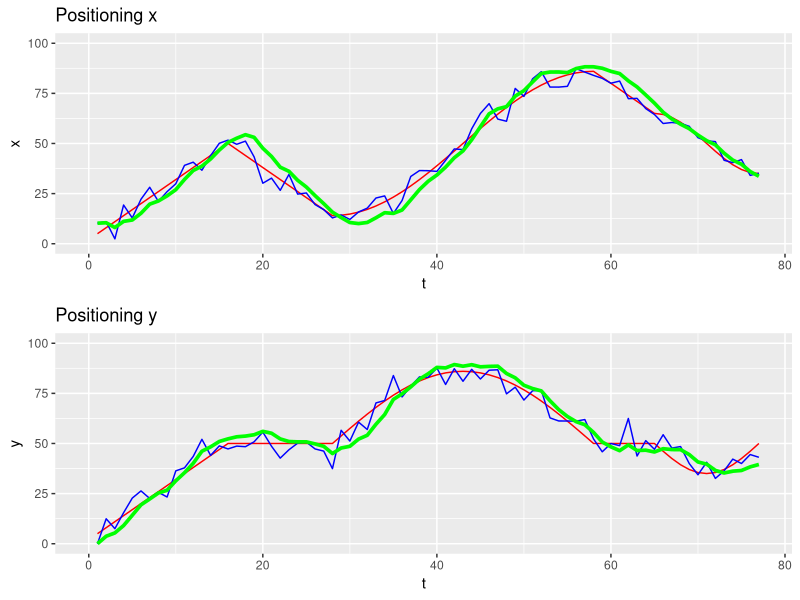
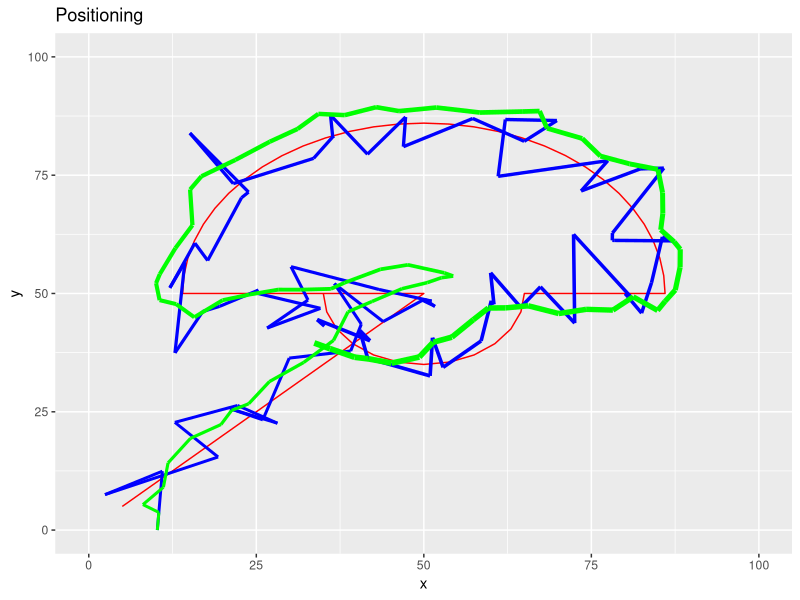

Generate these figures, in order, with R:
library(combinat)
library(ggplot2)
library(gridExtra)

#############
# Functions #
#############

APcrossings <- function(N_AP) {   # make the appropriate crossings
  # First N_AP crossings
  APs.cross = sapply(2:N_AP, function(x){
    c(1,x)
  })
  APs.cross = t(APs.cross)
  
  # Creating rest of the crossings
  for (i in 2:(N_AP-1))
    for (j in (i+1):N_AP)
      APs.cross = rbind(APs.cross, c(i,j))
  return (APs.cross)
}

globalAngle <- function(APs, mobile) {   # calculate global angles
  sapply(1:nrow(APs), function(i){
    deltay = mobile$y-APs$y[i]
    deltax = mobile$x-APs$x[i]  
    global_angle = atan(deltax/deltay)*180/pi
    if (deltay < 0)
      global_angle = 180 + global_angle
    if (deltay > 0 & deltax < 0)
      global_angle = 360 + global_angle
    global_angle
  })
}

localAngle <- function(APs) {   # calculate local angles
  sapply(1:nrow(APs), function(i){
    angle = APs$direction[i] - APs$global.angle[i]
    if (angle > 180)
      angle = angle - 360
    if (angle < -180)
      angle = angle + 360
    angle
  })
}

nonSat <- function(APs, APs.cross) {   # remove sasturated APs
  # Remove saturations 
  APs.cross.sat = which(APs$mobile.sat)
  # Remove saturations 
  APs.cross.sat = which(APs$mobile.sat)
  if (length(APs.cross.sat) > 0)
    APs.cross.nonsat = subset(APs.cross, (APs.cross[,1] != APs.cross.sat & APs.cross[,2] != APs.cross.sat))
  else 
    APs.cross.nonsat = APs.cross
  return (APs.cross.nonsat)
}

createCrossings <- function(APs, APs.cross) {   # find crossings
  APs.cross.points = data.frame( x = rep(1,nrow(APs.cross)), y = rep(1,nrow(APs.cross)))
  APs.cross.points$x = sapply(1:nrow(APs.cross), function(i){
    (APs$y.intercept[APs.cross[i, 2]] - APs$y.intercept[APs.cross[i, 1]])/
      (APs$predicted.slope[APs.cross[i, 1]] - APs$predicted.slope[APs.cross[i, 2]])
  })
  
  APs.cross.points$y = sapply(1:nrow(APs.cross), function(i){
    APs$predicted.slope[APs.cross[i, 1]]*(APs$y.intercept[APs.cross[i, 2]] - APs$y.intercept[APs.cross[i, 1]])/
      (APs$predicted.slope[APs.cross[i, 1]] - APs$predicted.slope[APs.cross[i, 2]]) + APs$y.intercept[APs.cross[i, 1]]
  })
  return (APs.cross.points)
}

euc <- function(point1, point2) {   # calculate euclidian distance
  distance = sqrt((point1[1] - point2[1])^2 + (point1[2] - point2[2])^2)
  return(distance)
}

CrossingsCluster <- function(APs.cross) {   # find crossings
  # predict location based on weighted average based on total SD
  position.predict.x = weighted.mean(APs.cross$x, APs.cross$weights)
  position.predict.y = weighted.mean(APs.cross$y, APs.cross$weights)
  
  dists = sqrt((APs.cross$x - position.predict.x)^2 + (APs.cross$y - position.predict.y)^2)
  mean_distance =  mean(dists)
  
  if (nrow(subset(APs.cross, dists < mean_distance * N_dists)) > 0)
    APs.cross = subset(APs.cross, dists < mean_distance * N_dists)
  position.predict.x = weighted.mean(APs.cross$x, APs.cross$weights)
  position.predict.y = weighted.mean(APs.cross$y, APs.cross$weights)
  
  # returns the meausurement
  return (c(position.predict.x, position.predict.y))
}


removeOutside <- function(position.predict) {   # remove samples from outside
  if (position.predict[1] < 0)
    position.predict[1] = 0
  if (position.predict[1] > x_max)
    position.predict[1] = x_max
  if (position.predict[2] < 0)
    position.predict[2] = 0
  if (position.predict[2] > y_max)
    position.predict[2] = y_max
  position.predict
}

SDcalc_v2 <- function(SD1, SD2, angle) {   # calculate maximum SD
  # Calculate SDmax
  SDmax = sapply(1:length(SD1), function(i){
    # Calculate SD(angle)
    sigma.angle = sapply(seq(0,180,5), function(x){
      sigmai = 1 / (abs(cos(x * pi / 180) / SD1[i]) + 
                      abs(cos((x + angle[i]) * pi / 180) / SD2[i]))
    })
    max(sigma.angle)
  })
  return(SDmax)
}

SDcalc_v2.1 <- function(SD1, SD2, angle) {   # calculate maximum SD
  # Calculate SD total
  # Calculate SDmax
  angle_scan = seq(0,180,5)
  # Calculate SD(angle) max
  max_SD_angle = sapply(1:length(angle), function(i){
    angle_max = which.max(1 / (abs(cos(angle_scan * pi / 180) / SD1[i]) + 
                                 abs(cos((angle_scan + angle[i]) * pi / 180) / SD2[i])))
    angle_max
  })
  SDtot = sqrt((1 / (abs(cos(max_SD_angle * pi / 180) / SD1) + abs(cos((max_SD_angle + angle) * pi / 180) / SD2)))^2 +
                 (1 / (abs(cos((max_SD_angle + 90) * pi / 180) / SD1) + abs(cos(((max_SD_angle + 90) + angle) * pi / 180) / SD2)))^2)
  return(SDtot)
}

#############
# Constants #
#############

# Grid dimesions in meters, resolution of 1 meter
x_max = 100
y_max = 100

# Minimum distance
r_sat = 10

# standard error in degrees
Standard.error = 4

# Resolution of samples
res = 10

# Placing and directing APs, direction is the AP main direction. phi = 0 -> y+, phi = 90 -> x+. like a compass
AP1 = data.frame(x = -1, y = -1, direction = 45)
AP2 = data.frame(x = -1, y = 101, direction = 135)
AP3 = data.frame(x = 101, y = 101, direction = 225)
AP4 = data.frame(x = 101, y = -1, direction = 315)
APs = rbind(AP1, AP2, AP3, AP4)
rm(AP1, AP2, AP3, AP4)

# number of repeats
N = 20

# angle limits
min_angle = -65
max_angle = 65

# remove far measurements
N_dists = 2

# exponentual smoothing, alpha index
alpha = 0.3
trend = 0.2

###################################
# Simulate mobile-station's track #
###################################

# straight line (5,5) -> (50, 50)
duration1 = 16
track1= data.frame(rep(0,duration1))
track1$x = sapply(1:duration1, function(x){
  (5 + 3*(x-1))
})
track1$y = sapply(1:duration1, function(x){
  (5 + 3*(x-1))
})
track1$rep.0..duration1. = NULL

# straight line (50, 50) -> (14, 50)
duration2 = 12
track2= data.frame(rep(0,duration2))
track2$x = sapply(1:duration2, function(x){
  (50 - 3*x)
})
track2$y = sapply(1:duration2, function(x){
  50
})
track2$rep.0..duration2. = NULL

# half circle clockwise (14, 50) -> (86, 50)
duration3 = 30
track3= data.frame(rep(0,duration3))
track3$x = sapply(1:duration3, function(x){
  (50 - 36*cos(pi*x/duration3))
})
track3$y = sapply(1:duration3, function(x){
  (50 + 36*sin(pi*x/duration3))
})
track3$rep.0..duration3. = NULL

# straight line (86, 50) -> (65, 50)
duration4 = 7
track4= data.frame(rep(0,duration4))
track4$x = sapply(1:duration4, function(x){
  (86 - 3*x)
})
track4$y = sapply(1:duration4, function(x){
  50
})
track4$rep.0..duration4. = NULL

# half circle clockwise (65, 50) -> (35, 50)
duration5 = 12
track5= data.frame(rep(0,duration5))
track5$x = sapply(1:duration5, function(x){
  (50 + 15*cos(pi*x/duration5))
})
track5$y = sapply(1:duration5, function(x){
  (50 - 15*sin(pi*x/duration5))
})
track5$rep.0..duration5. = NULL

track = rbind(track1, track2, track3, track4, track5)

duration = duration1 + duration2 + duration3 + duration4 + duration5

####################
# Start simulation #
####################

# creating crossings list
N_AP = nrow(APs)
APs.cross = APcrossings(N_AP)

# Use raw positioning
track_position = sapply(1:duration, function(i) {
  # mobile
  mobile = data.frame(x = track$x[i], y = track$y[i])
  
  # calculate distance
  APs$mobile.dist = sqrt((mobile$x - APs$x) ^ 2 + (mobile$y - APs$y) ^
                           2)
  
  # decides if in saturated
  APs$mobile.sat = APs$mobile.dist <= r_sat
  
  # Creating global angle matrix for APs
  APs$global.angle = globalAngle(APs, mobile)
  
  # Creating local angle matrix for APs
  APs$local.angle = localAngle(APs)
  
  # Simulating APs local angle by normal distribution
  # if the angle is out of -65 to 65 degress, it gives radom angle
  APs$predicted.local.angle = sapply(1:nrow(APs), function(i) {
    if (APs$local.angle[i] > min_angle & APs$local.angle[i] < max_angle)
      rnorm(1, APs$local.angle[i], Standard.error)
    else
      runif(1, min_angle, max_angle)
  })
  
  # Converting to globally predicted angle
  APs$predicted.global.angle = APs$direction - APs$predicted.local.angle
  
  # Converting globally predicted angle to a slope
  # Need to build a special case for 0,180 degrees angle... x = x_ap
  APs$predicted.slope = sapply(1:nrow(APs), function(i) {
    (1 / tan(APs$predicted.global.angle[i] / 180 * pi))
  })
  
  # lines intercept
  APs$y.intercept = APs$y - APs$predicted.slope * (APs$x)
  
  # Checking saturation
  APs.cross.nonsat = nonSat(APs, APs.cross)
  
  # Calculating cross-section
  APs.cross.points = createCrossings(APs, APs.cross.nonsat)
  
  # Calculate distance between APs and cross point
  APs.cross.points$AP1 = APs.cross.nonsat[,1]
  APs.cross.points$AP2 = APs.cross.nonsat[,2]
  # Find distance between the estimated intersection to the APs
  APs.cross.points$r1 = sapply(1:nrow(APs.cross.points), function(i) {
    euc(c(APs$x[APs.cross[i,1]], APs$y[APs.cross[i,1]]), c(APs.cross.points$x[i], APs.cross.points$y[i]))
  })
  APs.cross.points$r2 = sapply(1:nrow(APs.cross.points), function(i) {
    euc(c(APs$x[APs.cross[i,2]], APs$y[APs.cross[i,2]]), c(APs.cross.points$x[i], APs.cross.points$y[i]))
  })
  # Find angle between the estimated intersection to the APs
  APs.cross.points$Angle1 = sapply(1:nrow(APs.cross.points), function(i) {
    APs$predicted.global.angle[APs.cross.points$AP1[i]]
  })
  APs.cross.points$Angle2 = sapply(1:nrow(APs.cross.points), function(i) {
    APs$predicted.global.angle[APs.cross.points$AP2[i]]
  })
  
  # Find the SD for each AP
  APs.cross.points$SD1 = APs.cross.points$r1 * sin(Standard.error * pi / 180)
  APs.cross.points$SD2 = APs.cross.points$r2 * sin(Standard.error * pi / 180)
  
  APs.cross.points$AngleDif = sapply(1:nrow(APs.cross.points), function(i) {
    angle1 = APs.cross.points$Angle1[i]
    angle2 = APs.cross.points$Angle2[i]
    if (angle1 > 180)
      angle1 = angle1 - 180
    if (angle2 > 180)
      angle2 = angle2 - 180
    min(abs(angle1 - angle2), abs(180 - abs(angle1 - angle2)))
  })
  
  # Calculate total SD
  APs.cross.points$SDmax = SDcalc_v2(APs.cross.points$SD1, APs.cross.points$SD2, APs.cross.points$AngleDif)
  
  # Calculate weights
  APs.cross.points$weights = 1 / APs.cross.points$SDmax
  
  # Remove really bad crossings
  APs.cross.points = subset(APs.cross.points, APs.cross.points$x > -x_max/2 & APs.cross.points$x < 3*x_max/2)
  APs.cross.points = subset(APs.cross.points, APs.cross.points$y > -y_max/2 & APs.cross.points$y < 3*y_max/2)
  
  # cluster technique
  position.predict = CrossingsCluster(APs.cross.points)
  
  if (is.nan(position.predict[1])) {
    print(position.predict)
    print(APs.cross.points)
    print(mobile)
  }
  
  position.predict = removeOutside(position.predict)
  c(position.predict)
})
track_position = as.data.frame(t(track_position))
colnames(track_position) = c("x", "y")

# applying exponential smoothing
exp_pos = data.frame(Lx = rep(0, duration), Ly = rep(0, duration), Tx = rep(0, duration), Ty = rep(0, duration))

# Get the aproximated position
exp_pos$Lx[1] = track_position$x[1]
exp_pos$Ly[1] = track_position$y[1]

# Get the aproximated trend
exp_pos$Tx = 0
exp_pos$Ty = 0

for (i in seq(2,duration)){
  exp_pos$Lx[i] = (1 - alpha) * (exp_pos$Lx[i-1] + exp_pos$Tx[i-1]) + alpha * track_position$x[i]
  exp_pos$Tx[i] = trend * (exp_pos$Lx[i] - exp_pos$Lx[i-1]) + (1 - trend) * exp_pos$Tx[i-1]
  
  exp_pos$Ly[i] = (1 - alpha) * (exp_pos$Ly[i-1] + exp_pos$Ty[i-1]) + alpha * track_position$y[i]
  exp_pos$Ty[i] = trend * (exp_pos$Ly[i] - exp_pos$Ly[i-1]) + (1 - trend) * exp_pos$Ty[i-1]
}

exp_SSE = sum((exp_pos$Lx-track$x)^2+(exp_pos$Ly-track$y)^2)
RSME = sqrt(exp_SSE/nrow(exp_pos))

# Plot
mobilex = data.frame(t = seq(duration))
mobilex$truex = track$x
mobilex$posx = track_position$x
mobilex$expx = exp_pos$Lx

mobiley = data.frame(t = seq(duration))
mobiley$truey = track$y
mobiley$posy = track_position$y
mobiley$expy = exp_pos$Ly

# split data to x and y
p1 = 
  ggplot(mobilex, aes(x = t)) +
  geom_line(aes(y = truex), colour="red") +
  geom_line(aes(y = posx), colour="blue") +
  geom_line(aes(y = expx), colour="green", size = 1.25) +
  scale_x_continuous(limits=c(0, duration)) +
  scale_y_continuous(limits=c(0, x_max)) +
  xlab("t") + ylab("x") + ggtitle("Positioning x")

p2 = 
  ggplot(mobiley, aes(x = t)) +
  geom_line(aes(y = truey), colour="red") +
  geom_line(aes(y = posy), colour="blue") +
  geom_line(aes(y = expy), colour="green", size = 1.25) +
  scale_x_continuous(limits=c(0, duration)) +
  scale_y_continuous(limits=c(0, y_max)) +
  xlab("t") + ylab("y") + ggtitle("Positioning y")

grid.arrange(p1, p2, ncol=1)

# show in 2D
true_pos = data.frame(x = track$x, y = track$y)
raw_pos = data.frame(x = track_position$x, y = track_position$y)
exp_smooth_pos = data.frame(x = exp_pos$Lx, y = exp_pos$Ly)
p3 = 
  ggplot(true_pos, aes(x = x)) +
  geom_path(aes(y = y), colour="red") +
  geom_path(data = raw_pos, aes(x = x, y = y), colour="blue", size = (1 + 0.25*(mobilex$t)/duration)) +
  geom_path(data = exp_smooth_pos, aes(x = x, y = y), colour="green", size = (1 + 1*(mobilex$t)/duration)) +
  scale_x_continuous(limits=c(0, x_max)) +
  scale_y_continuous(limits=c(0, y_max)) +
  xlab("x") + ylab("y") + ggtitle("Positioning")
p3

RSME
